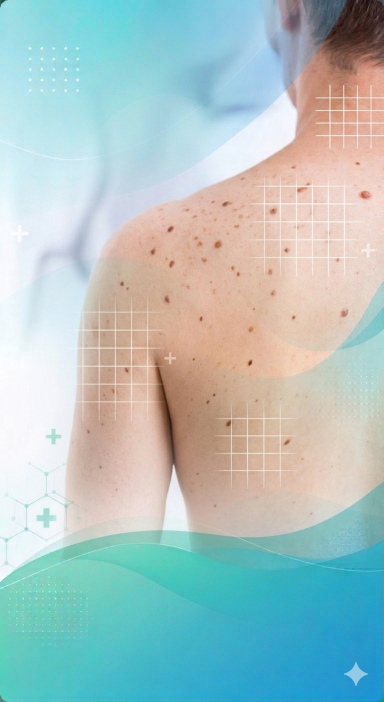
#> input picture assets/images/skin_bg.jpg, 768 x 1404 px (shown at 1/2 size)
$ python -i preprocessing.py   (imports and definitions only)
#> lines starting #> are read from the running program, lines starting #| are printed output that depends on the picture; after the words box and inside, x2 and y2 are one past the last pixel; in counts of white or black regions, pixels touching at a corner belong together
#> in preprocess_numpy, img_bgr is the input picture: shape (1404, 768, 3); mean B, G, R 194.3, 195.4, 171.5
# data/preprocessing.py
import cv2
import numpy as np
from config import IMG_SIZE, IMAGENET_MEAN


def dull_razor(image_bgr, kernel_size=17):
    """Remove hair artifacts from skin lesion images."""
#> called with kernel_size = 17
    gray = cv2.cvtColor(image_bgr, cv2.COLOR_BGR2GRAY)
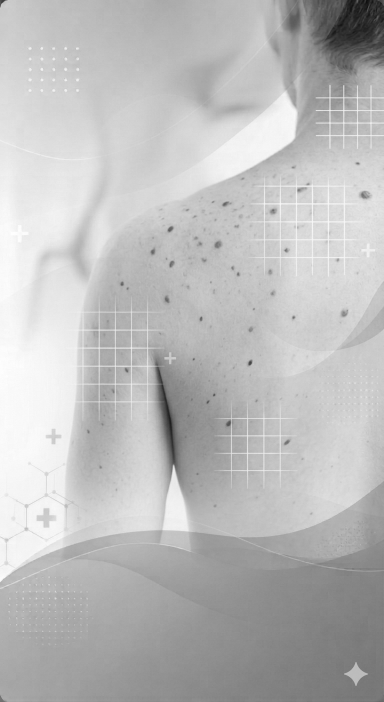
#> gray: shape (1404, 768) (shown at 1/2 size); min 11, max 255, mean 188.1
    kernel = cv2.getStructuringElement(cv2.MORPH_RECT, (kernel_size, kernel_size))
    blackhat = cv2.morphologyEx(gray, cv2.MORPH_BLACKHAT, kernel)
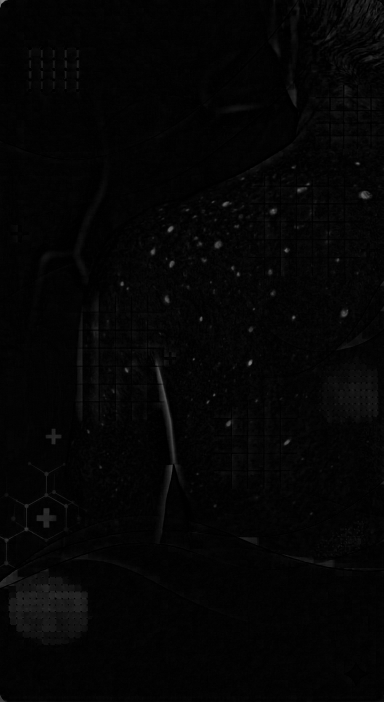
#> blackhat: shape (1404, 768) (shown at 1/2 size); min 0, max 147, mean 4.5
    _, mask = cv2.threshold(blackhat, 10, 255, cv2.THRESH_BINARY)
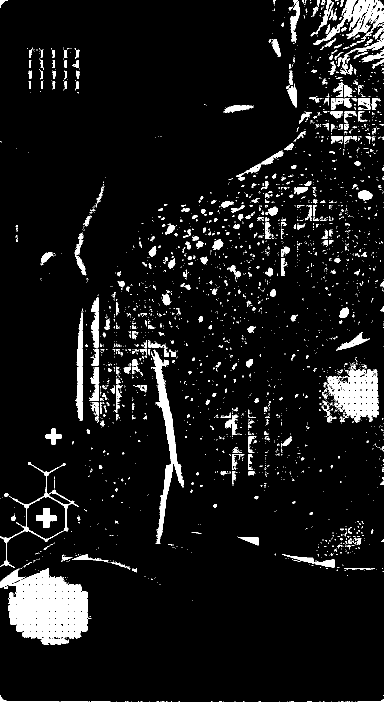
#> mask: shape (1404, 768) (shown at 1/2 size); 7.4% white; 2693 white regions (2333 under 20 px), largest, box (x1, y1, x2, y2) and area: (0, 1137, 183, 1290) 18016, (654, 738, 758, 845) 6729, (302, 700, 368, 1087) 5218
    return cv2.inpaint(image_bgr, mask, inpaintRadius=5, flags=cv2.INPAINT_TELEA)


def resize_with_padding(image_rgb, target=IMG_SIZE):
    """Resize image with padding to maintain aspect ratio."""
#> called with target = 224
    mean_255 = tuple(int(m * 255) for m in IMAGENET_MEAN)
    h, w = image_rgb.shape[:2]
#> h = 1404; w = 768
    scale = target / max(h, w)
#> scale = 0.16
    nh, nw = int(h * scale), int(w * scale)
#> nh = 224; nw = 122
    resized = cv2.resize(image_rgb, (nw, nh), interpolation=cv2.INTER_CUBIC)
    canvas = np.full((target, target, 3), mean_255, dtype=np.uint8)
    pt = (target - nh) // 2
#> pt = 0
    pl = (target - nw) // 2
#> pl = 51
    canvas[pt:pt + nh, pl:pl + nw] = resized
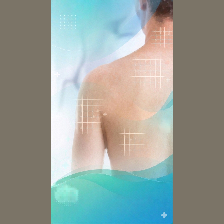
#> canvas: shape (224, 224, 3); mean R, G, B 150.1, 159.9, 153.5
    return canvas


def apply_clahe(image_rgb, clip_limit=2.0, tile_grid=(8, 8)):
    """Apply CLAHE for contrast enhancement."""
#> called with clip_limit = 2, tile_grid = (8, 8)
    lab = cv2.cvtColor(image_rgb, cv2.COLOR_RGB2LAB)
#> lab: shape (224, 224, 3); mean of channels 0, 1, 2 165.7, 125.5, 131.1
    l, a, b = cv2.split(lab)
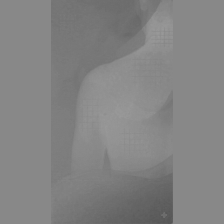
#> b: shape (224, 224); min 86, max 154, mean 131.1
    clahe_obj = cv2.createCLAHE(clipLimit=clip_limit, tileGridSize=tile_grid)
    l_eq = clahe_obj.apply(l)
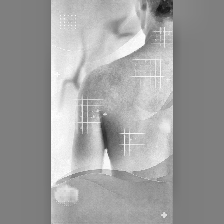
#> l_eq: shape (224, 224); min 19, max 255, mean 158.1
    return cv2.cvtColor(cv2.merge((l_eq, a, b)), cv2.COLOR_LAB2RGB)
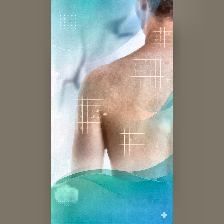
#> returned value: shape (224, 224, 3); mean R, G, B 141.9, 151.6, 145.7


def preprocess_numpy(img_path):
    """Complete preprocessing pipeline for a single image."""
    img_bgr = cv2.imread(img_path)
    img_bgr = dull_razor(img_bgr)
    img_rgb = cv2.cvtColor(img_bgr, cv2.COLOR_BGR2RGB)
    img_rgb = resize_with_padding(img_rgb, IMG_SIZE)
    img_rgb = apply_clahe(img_rgb)
    return img_rgb

>>> result = preprocess_numpy('../../assets/images/skin_bg.jpg')

$ run again, on assets/images/doctor.PNG
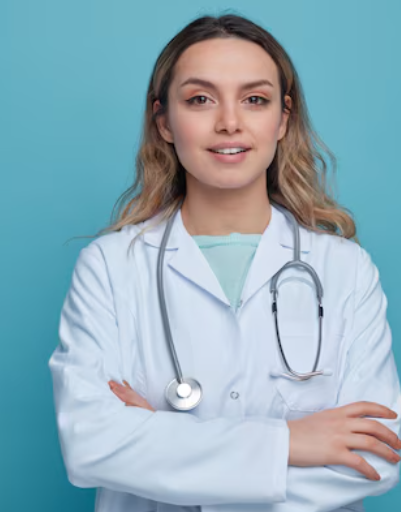
#> input picture assets/images/doctor.PNG, 401 x 512 px
#> in preprocess_numpy, img_bgr is the input picture: shape (512, 401, 3); mean B, G, R 185.1, 173.2, 143.7
#> in dull_razor, `_, mask = cv2.threshold(blackhat, 10, 255, cv2.THRESH_BINARY)`:
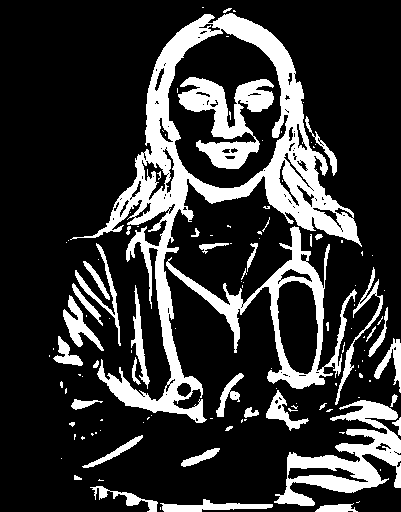
#> mask: shape (512, 401); 20.8% white; 123 white regions (81 under 20 px), largest, box (x1, y1, x2, y2) and area: (70, 13, 362, 423) 19853, (166, 226, 357, 389) 5045, (274, 400, 401, 506) 4923
#> lab: shape (224, 224, 3); mean of channels 0, 1, 2 171.2, 123.6, 123
#> in apply_clahe, `return cv2.cvtColor(cv2.merge((l_eq, a, b)), cv2.COLOR_LAB2RGB)`:
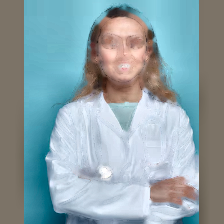
#> returned value: shape (224, 224, 3); mean R, G, B 142.1, 164.1, 170.8

$ run again, on assets/images/mel1.PNG
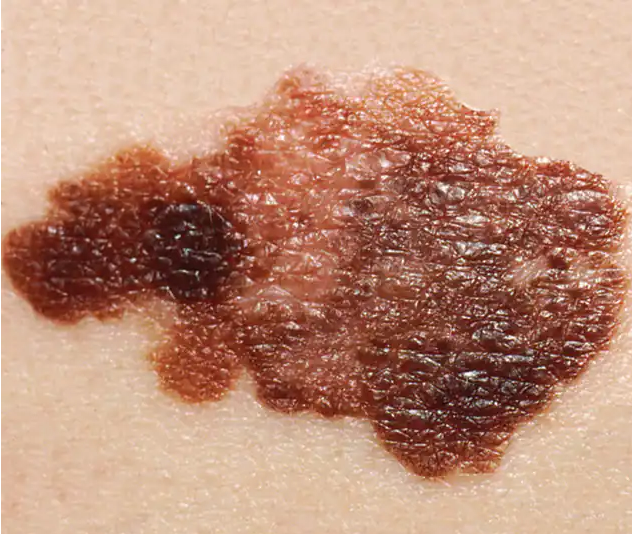
#> input picture assets/images/mel1.PNG, 632 x 534 px
#> in preprocess_numpy, img_bgr is the input picture: shape (534, 632, 3); mean B, G, R 121, 142.6, 189.1
#> in dull_razor, `_, mask = cv2.threshold(blackhat, 10, 255, cv2.THRESH_BINARY)`:
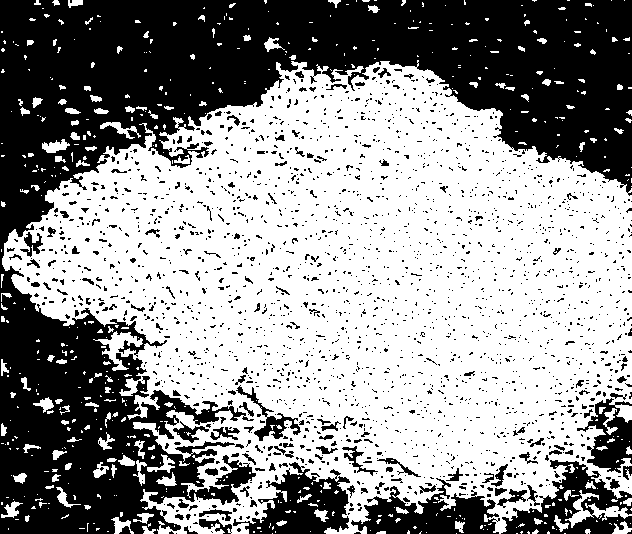
#> mask: shape (534, 632); 58% white; 2134 black regions (1988 under 20 px), largest, box (x1, y1, x2, y2) and area: (0, 0, 632, 534) 111633, (233, 462, 350, 534) 4214, (501, 460, 632, 534) 4157
#> lab: shape (224, 224, 3); mean of channels 0, 1, 2 183.9, 138.1, 143.1
#> in apply_clahe, `return cv2.cvtColor(cv2.merge((l_eq, a, b)), cv2.COLOR_LAB2RGB)`:
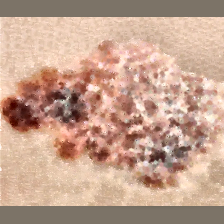
#> returned value: shape (224, 224, 3); mean R, G, B 196.5, 161.9, 142.6
